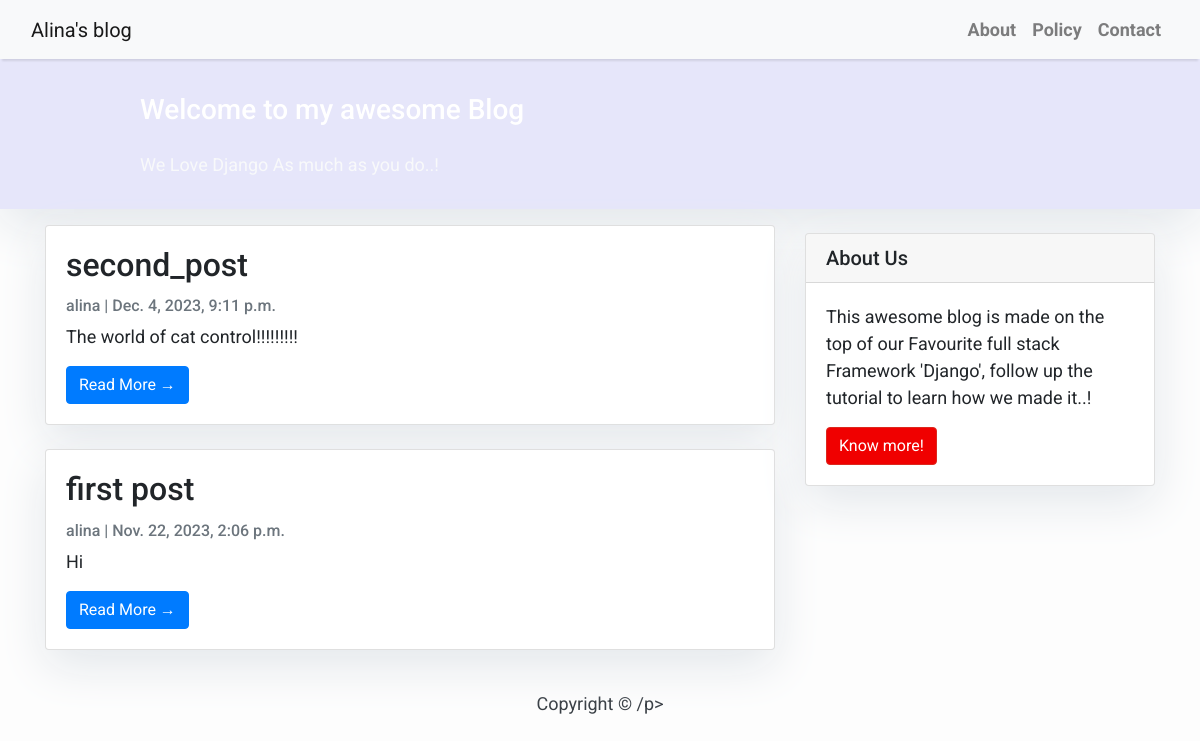
The page / on the database its author committed.
### blog/models.py (models this page shows, shortened)
class Post(models.Model):
    title = models.CharField(max_length=200, unique=True)
    slug = models.SlugField(max_length=200, unique=True)
    author = models.ForeignKey(User, on_delete= models.CASCADE,related_name='blog_posts')
    updated_on = models.DateTimeField(auto_now= True)
    content = models.TextField()
    created_on = models.DateTimeField(auto_now_add=True)
    status = models.IntegerField(choices=STATUS, default=0)
    class Meta:
        ordering = ['-created_on']

### blog/views.py (the view)
# urls.py: path('', views.PostList.as_view(), name='home'),
class PostList(generic.ListView):
    queryset = Post.objects.filter(status=1).order_by('-created_on')
    template_name = 'index.html'

### templates/index.html (shortened to what this page needs)
{% extends "base.html" %}
{% block content %}
<header class="masthead">
    <div class="container">
        <div class="row">
            <div class=" col-md-8 col-md-10 mx-auto">
                <div class="site-heading">
                    <h3 class=" site-heading my-4 mt-3 text-white"> Welcome to my awesome Blog </h3>
                    <p class="text-light">We Love Django As much as you do..! &nbsp
                    </p>
                </div>
            </div>
        </div>
    </div>
</header>
<div class="container">
    <div class="row">
        <div class="col-md-8 mt-3 left">
            {% for post in post_list %}
            <div class="card mb-4">
                <div class="card-body">
                    <h2 class="card-title">{{ post.title }}</h2>
                    <p class="card-text text-muted h6">{{ post.author }} | {{ post.created_on}} </p>
                    <p class="card-text">{{post.content|slice:":200" }}</p>
                    <a href="{% url 'post_detail' post.slug  %}" class="btn btn-primary">Read More &rarr;</a>
                </div>
            </div>
            {% endfor %}
        </div>
        {% block sidebar %} {% include 'sidebar.html' %} {% endblock sidebar %}
    </div>
</div>
{%endblock%}

### templates/base.html (style rules this page uses)
body { font-family: "Roboto", sans-serif; font-size: 17px; background-color: #fdfdfd; }
.masthead { background: #E6E6FA; height: auto; padding-bottom: 15px; box-shadow: 0 16px 48px #E3E7EB; padding-top: 10px; }

### templates/index.html (style rules this page uses)
body { font-family: "Roboto", sans-serif; font-size: 18px; background-color: #fdfdfd; }
.card { box-shadow: 0 16px 48px #E3E7EB; }

### templates/sidebar.html (style rules this page uses)
.card { box-shadow: 0 16px 48px #E3E7EB; }

### rows shown on the page
Post: title "second_post", author "alina", created_on "Dec. 4, 2023, 9:11 p.m.", content "The world of cat control!!!!!!!!!"
Post: title "first post", author "alina", created_on "Nov. 22, 2023, 2:06 p.m.", content "Hi"
